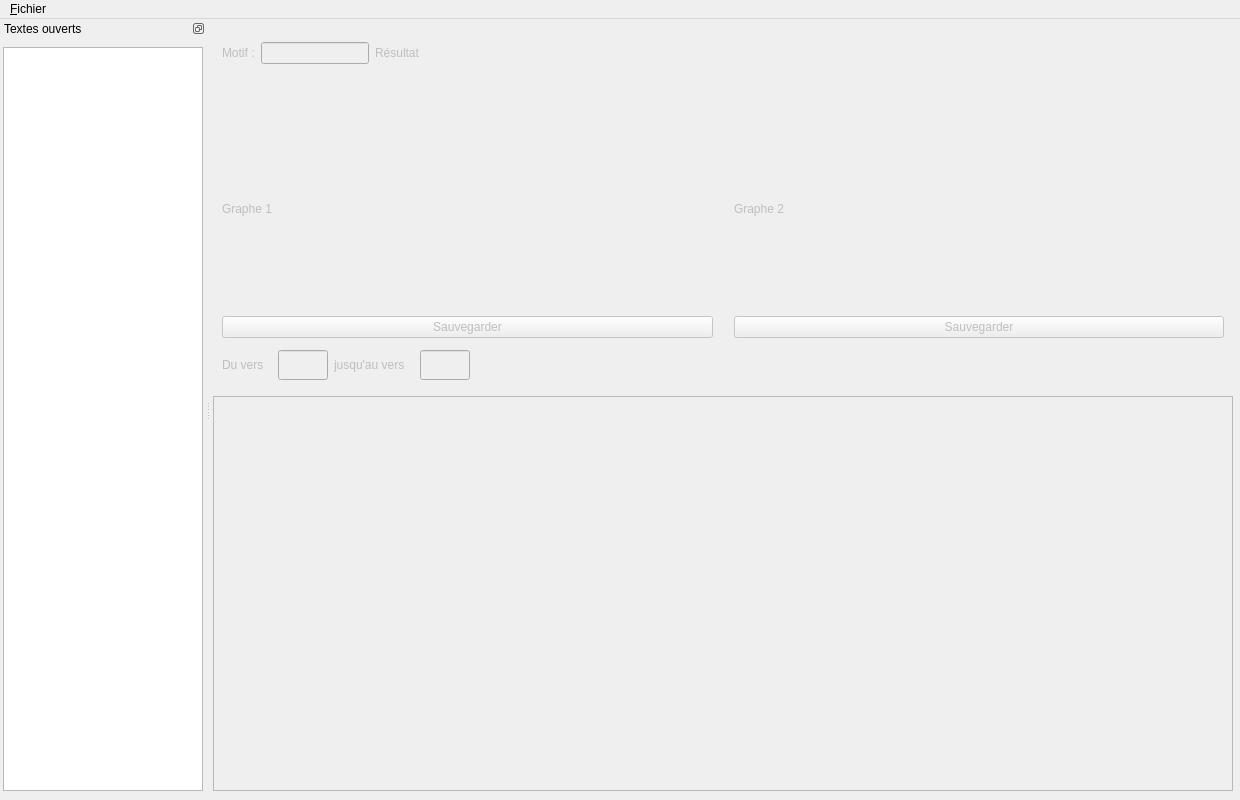
<?xml version="1.0" encoding="UTF-8"?>
<ui version="4.0">
 <class>MainWindow</class>
 <widget class="QMainWindow" name="MainWindow">
  <property name="geometry">
   <rect>
    <x>0</x>
    <y>0</y>
    <width>1240</width>
    <height>800</height>
   </rect>
  </property>
  <property name="minimumSize">
   <size>
    <width>1240</width>
    <height>800</height>
   </size>
  </property>
  <property name="windowTitle">
   <string>Analyse fréquentielle de textes</string>
  </property>
  <property name="locale">
   <locale language="French" country="France"/>
  </property>
  <widget class="QWidget" name="centralWidget">
   <property name="enabled">
    <bool>false</bool>
   </property>
   <layout class="QVBoxLayout" name="verticalLayout_2">
    <property name="sizeConstraint">
     <enum>QLayout::SetMinimumSize</enum>
    </property>
    <property name="leftMargin">
     <number>2</number>
    </property>
    <item>
     <widget class="QWidget" name="bar1" native="true">
      <property name="minimumSize">
       <size>
        <width>0</width>
        <height>50</height>
       </size>
      </property>
      <property name="maximumSize">
       <size>
        <width>16777215</width>
        <height>50</height>
       </size>
      </property>
      <layout class="QHBoxLayout" name="horizontalLayout_2" stretch="0,0,0,1">
       <property name="sizeConstraint">
        <enum>QLayout::SetDefaultConstraint</enum>
       </property>
       <item>
        <widget class="QLabel" name="textSearch">
         <property name="enabled">
          <bool>false</bool>
         </property>
         <property name="sizePolicy">
          <sizepolicy hsizetype="Preferred" vsizetype="Preferred">
           <horstretch>0</horstretch>
           <verstretch>0</verstretch>
          </sizepolicy>
         </property>
         <property name="minimumSize">
          <size>
           <width>0</width>
           <height>0</height>
          </size>
         </property>
         <property name="maximumSize">
          <size>
           <width>16777215</width>
           <height>16777215</height>
          </size>
         </property>
         <property name="text">
          <string>Motif :</string>
         </property>
        </widget>
       </item>
       <item>
        <widget class="QLineEdit" name="editSearch">
         <property name="minimumSize">
          <size>
           <width>0</width>
           <height>0</height>
          </size>
         </property>
         <property name="maximumSize">
          <size>
           <width>16777215</width>
           <height>16777215</height>
          </size>
         </property>
        </widget>
       </item>
       <item>
        <widget class="QLabel" name="searchResult">
         <property name="sizePolicy">
          <sizepolicy hsizetype="Preferred" vsizetype="Preferred">
           <horstretch>1</horstretch>
           <verstretch>0</verstretch>
          </sizepolicy>
         </property>
         <property name="minimumSize">
          <size>
           <width>600</width>
           <height>0</height>
          </size>
         </property>
         <property name="maximumSize">
          <size>
           <width>600</width>
           <height>16777215</height>
          </size>
         </property>
         <property name="text">
          <string>Résultat</string>
         </property>
        </widget>
       </item>
       <item>
        <spacer name="horizontalSpacer">
         <property name="orientation">
          <enum>Qt::Horizontal</enum>
         </property>
         <property name="sizeHint" stdset="0">
          <size>
           <width>40</width>
           <height>20</height>
          </size>
         </property>
        </spacer>
       </item>
      </layout>
     </widget>
    </item>
    <item>
     <widget class="QWidget" name="bar2" native="true">
      <property name="sizePolicy">
       <sizepolicy hsizetype="Preferred" vsizetype="Preferred">
        <horstretch>0</horstretch>
        <verstretch>0</verstretch>
       </sizepolicy>
      </property>
      <property name="minimumSize">
       <size>
        <width>1020</width>
        <height>250</height>
       </size>
      </property>
      <property name="maximumSize">
       <size>
        <width>16777215</width>
        <height>220</height>
       </size>
      </property>
      <layout class="QHBoxLayout" name="horizontalLayout">
       <property name="spacing">
        <number>3</number>
       </property>
       <property name="margin">
        <number>0</number>
       </property>
       <item>
        <widget class="QWidget" name="colGraph1" native="true">
         <layout class="QVBoxLayout" name="verticalLayout_4">
          <item>
           <widget class="QLabel" name="graph1">
            <property name="sizePolicy">
             <sizepolicy hsizetype="Preferred" vsizetype="Preferred">
              <horstretch>0</horstretch>
              <verstretch>0</verstretch>
             </sizepolicy>
            </property>
            <property name="minimumSize">
             <size>
              <width>500</width>
              <height>200</height>
             </size>
            </property>
            <property name="maximumSize">
             <size>
              <width>500</width>
              <height>200</height>
             </size>
            </property>
            <property name="text">
             <string>Graphe 1</string>
            </property>
           </widget>
          </item>
          <item>
           <widget class="QPushButton" name="saveGraph1">
            <property name="text">
             <string>Sauvegarder</string>
            </property>
           </widget>
          </item>
         </layout>
        </widget>
       </item>
       <item>
        <widget class="QWidget" name="colGraph2" native="true">
         <property name="minimumSize">
          <size>
           <width>0</width>
           <height>250</height>
          </size>
         </property>
         <layout class="QVBoxLayout" name="verticalLayout">
          <item>
           <widget class="QLabel" name="graph2">
            <property name="sizePolicy">
             <sizepolicy hsizetype="Preferred" vsizetype="Preferred">
              <horstretch>0</horstretch>
              <verstretch>0</verstretch>
             </sizepolicy>
            </property>
            <property name="minimumSize">
             <size>
              <width>500</width>
              <height>200</height>
             </size>
            </property>
            <property name="maximumSize">
             <size>
              <width>500</width>
              <height>200</height>
             </size>
            </property>
            <property name="text">
             <string>Graphe 2</string>
            </property>
           </widget>
          </item>
          <item>
           <widget class="QPushButton" name="saveGraph2">
            <property name="text">
             <string>Sauvegarder</string>
            </property>
           </widget>
          </item>
         </layout>
        </widget>
       </item>
       <item>
        <spacer name="horizontalSpacer_2">
         <property name="orientation">
          <enum>Qt::Horizontal</enum>
         </property>
         <property name="sizeHint" stdset="0">
          <size>
           <width>40</width>
           <height>20</height>
          </size>
         </property>
        </spacer>
       </item>
      </layout>
     </widget>
    </item>
    <item>
     <widget class="QWidget" name="bar3" native="true">
      <property name="minimumSize">
       <size>
        <width>0</width>
        <height>50</height>
       </size>
      </property>
      <property name="maximumSize">
       <size>
        <width>16777215</width>
        <height>50</height>
       </size>
      </property>
      <layout class="QHBoxLayout" name="horizontalLayout_3">
       <item>
        <widget class="QLabel" name="textFrom">
         <property name="minimumSize">
          <size>
           <width>50</width>
           <height>30</height>
          </size>
         </property>
         <property name="maximumSize">
          <size>
           <width>50</width>
           <height>30</height>
          </size>
         </property>
         <property name="text">
          <string>Du vers</string>
         </property>
        </widget>
       </item>
       <item>
        <widget class="QLineEdit" name="editBegin">
         <property name="minimumSize">
          <size>
           <width>50</width>
           <height>30</height>
          </size>
         </property>
         <property name="maximumSize">
          <size>
           <width>50</width>
           <height>30</height>
          </size>
         </property>
         <property name="text">
          <string/>
         </property>
        </widget>
       </item>
       <item>
        <widget class="QLabel" name="textTo">
         <property name="minimumSize">
          <size>
           <width>80</width>
           <height>30</height>
          </size>
         </property>
         <property name="maximumSize">
          <size>
           <width>80</width>
           <height>30</height>
          </size>
         </property>
         <property name="text">
          <string>jusqu'au vers</string>
         </property>
        </widget>
       </item>
       <item>
        <widget class="QLineEdit" name="editEnd">
         <property name="minimumSize">
          <size>
           <width>50</width>
           <height>30</height>
          </size>
         </property>
         <property name="maximumSize">
          <size>
           <width>50</width>
           <height>30</height>
          </size>
         </property>
        </widget>
       </item>
       <item>
        <spacer name="horizontalSpacer_3">
         <property name="orientation">
          <enum>Qt::Horizontal</enum>
         </property>
         <property name="sizeHint" stdset="0">
          <size>
           <width>619</width>
           <height>20</height>
          </size>
         </property>
        </spacer>
       </item>
      </layout>
     </widget>
    </item>
    <item>
     <widget class="QTextEdit" name="textDisplay">
      <property name="sizePolicy">
       <sizepolicy hsizetype="Expanding" vsizetype="Expanding">
        <horstretch>0</horstretch>
        <verstretch>0</verstretch>
       </sizepolicy>
      </property>
      <property name="minimumSize">
       <size>
        <width>1020</width>
        <height>0</height>
       </size>
      </property>
      <property name="maximumSize">
       <size>
        <width>1020</width>
        <height>16777215</height>
       </size>
      </property>
      <property name="readOnly">
       <bool>true</bool>
      </property>
      <property name="html">
       <string>&lt;!DOCTYPE HTML PUBLIC &quot;-//W3C//DTD HTML 4.0//EN&quot; &quot;http://www.w3.org/TR/REC-html40/strict.dtd&quot;&gt;
&lt;html&gt;&lt;head&gt;&lt;meta name=&quot;qrichtext&quot; content=&quot;1&quot; /&gt;&lt;style type=&quot;text/css&quot;&gt;
p, li { white-space: pre-wrap; }
&lt;/style&gt;&lt;/head&gt;&lt;body style=&quot; font-family:'Droid Sans'; font-size:10pt; font-weight:400; font-style:normal;&quot;&gt;
&lt;p style=&quot;-qt-paragraph-type:empty; margin-top:0px; margin-bottom:0px; margin-left:0px; margin-right:0px; -qt-block-indent:0; text-indent:0px;&quot;&gt;&lt;br /&gt;&lt;/p&gt;&lt;/body&gt;&lt;/html&gt;</string>
      </property>
      <property name="acceptRichText">
       <bool>true</bool>
      </property>
     </widget>
    </item>
   </layout>
  </widget>
  <widget class="QMenuBar" name="menuBar">
   <property name="geometry">
    <rect>
     <x>0</x>
     <y>0</y>
     <width>1240</width>
     <height>27</height>
    </rect>
   </property>
   <widget class="QMenu" name="menuFile">
    <property name="title">
     <string>&amp;Fichier</string>
    </property>
    <addaction name="openAction"/>
    <addaction name="separator"/>
    <addaction name="exitAction"/>
   </widget>
   <addaction name="menuFile"/>
  </widget>
  <widget class="QDockWidget" name="dockWidget_2">
   <property name="sizePolicy">
    <sizepolicy hsizetype="Minimum" vsizetype="Preferred">
     <horstretch>0</horstretch>
     <verstretch>0</verstretch>
    </sizepolicy>
   </property>
   <property name="minimumSize">
    <size>
     <width>206</width>
     <height>190</height>
    </size>
   </property>
   <property name="maximumSize">
    <size>
     <width>524287</width>
     <height>524287</height>
    </size>
   </property>
   <property name="features">
    <set>QDockWidget::DockWidgetFloatable|QDockWidget::DockWidgetMovable</set>
   </property>
   <property name="allowedAreas">
    <set>Qt::LeftDockWidgetArea|Qt::RightDockWidgetArea</set>
   </property>
   <property name="windowTitle">
    <string>Textes ouverts</string>
   </property>
   <attribute name="dockWidgetArea">
    <number>1</number>
   </attribute>
   <widget class="QWidget" name="dockWidgetContents_2">
    <layout class="QVBoxLayout" name="verticalLayout_3">
     <property name="leftMargin">
      <number>3</number>
     </property>
     <property name="rightMargin">
      <number>3</number>
     </property>
     <item>
      <widget class="QListWidget" name="textsList">
       <property name="minimumSize">
        <size>
         <width>200</width>
         <height>0</height>
        </size>
       </property>
       <property name="maximumSize">
        <size>
         <width>16777215</width>
         <height>16777215</height>
        </size>
       </property>
       <property name="editTriggers">
        <set>QAbstractItemView::NoEditTriggers</set>
       </property>
       <property name="selectionMode">
        <enum>QAbstractItemView::SingleSelection</enum>
       </property>
      </widget>
     </item>
    </layout>
   </widget>
  </widget>
  <action name="openAction">
   <property name="text">
    <string>&amp;Ouvrir</string>
   </property>
   <property name="statusTip">
    <string>Ouvrir un fichier</string>
   </property>
   <property name="shortcut">
    <string>Ctrl+O</string>
   </property>
  </action>
  <action name="exitAction">
   <property name="text">
    <string>&amp;Quitter</string>
   </property>
   <property name="statusTip">
    <string>Quitter le programme</string>
   </property>
   <property name="shortcut">
    <string>Ctrl+W</string>
   </property>
  </action>
 </widget>
 <resources/>
 <connections/>
</ui>
